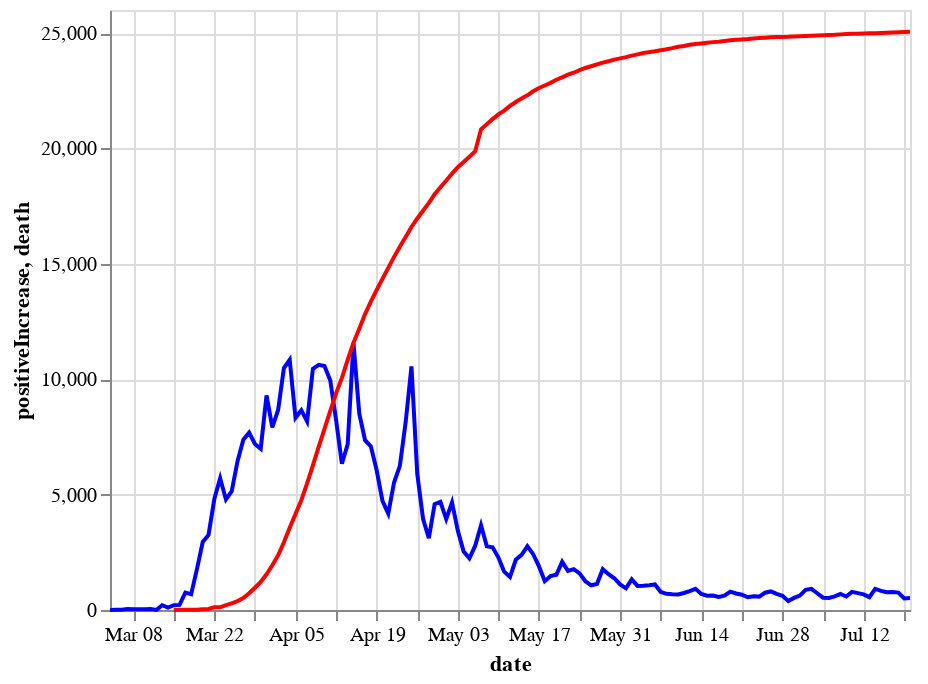

Here is the notebook cell this chart was saved with:
### Code cell
covid_api.compare(state="NY", first_prop="positiveIncrease", second_prop="death")

### Figure 1 — Vega-Lite specification as saved in the notebook (floating-point values rounded to 4 significant figures; data arrays with more than 128 entries replaced by an {"elided": "..."} marker saying what was removed)
{"config": {"view": {"continuousWidth": 400, "continuousHeight": 300}}, "layer": [{"data": {"name": "data-d1ff841a41f3b605918a87ff27b20a34"}, "mark": {"type": "line", "color": "blue", "point": false}, "encoding": {"tooltip": [{"type": "temporal", "field": "date"}, {"type": "quantitative", "field": "positiveIncrease"}], "x": {"type": "temporal", "field": "date"}, "y": {"type": "quantitative", "field": "positiveIncrease"}}}, {"data": {"name": "data-d1ff841a41f3b605918a87ff27b20a34"}, "mark": {"type": "line", "color": "red", "point": false}, "encoding": {"tooltip": [{"type": "temporal", "field": "date"}, {"type": "quantitative", "field": "death"}], "x": {"type": "temporal", "field": "date"}, "y": {"type": "quantitative", "field": "death"}}}], "$schema": "https://vega.github.io/schema/vega-lite/v4.8.1.json", "datasets": {"data-d1ff841a41f3b605918a87ff27b20a34": {"elided": "139 records"}}}
